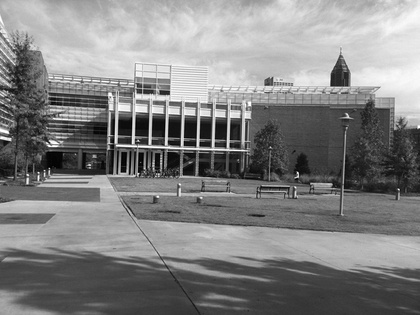
%> input picture src/CornerDetector_SIFT/SIFT_Warp/simA.jpg, 420 x 315 px, shrunk from 640 x 480 before the run
$ octave p3_3x.m   (GNU Octave 9; MATLAB toolbox functions it lacks are replaced by stand-ins)
%> lines starting %> are read from the running program, lines starting %| are printed output that depends on the picture; in (x1, y1, x2, y2) boxes, pixels count from 0 and x2, y2 are one past the last pixel; in counts of white or black regions, pixels touching at a corner belong together; the program's own positions count from 1
### src/CornerDetector_SIFT/SIFT_Warp/find_matching.m
function [ka, kb] = find_matching(A,B)
[r,c] = size(A);
A = single(A);
[F_a, D_a] = find_feature(A);
B = single(B);
[F_b, D_b] = find_feature(B);
M = vl_ubcmatch(D_a,D_b);
N = size(M,2);
ka = zeros(2,N);
kb = ka;
for i = 1:N
    ka(:,i) = F_a(1:2,M(1,i));
    kb(:,i) = F_b(1:2,M(2,i));
end
end

### src/CornerDetector_SIFT/SIFT_Warp/find_feature.m
function [F_out, D] = find_feature(A)
[r,c] = size(A);

%Prefilter the image
sigma = 0.5; %Lightly prefilter the image
A = imfilter(A,fspecial('gaussian',6*sigma,sigma));

%Find image gradient
[Ix, Iy] = imgradientxy(A);

%Find Harris Output
R_raw = harris_output(A);
R = harris_refine(R_raw);

%Compute the angle
Rot = zeros(r,c);
for i = 1:r
    for j = 1:c
        Rot(i,j) = atan2(Iy(i,j),Ix(i,j));
    end
end

%Find number of features
[rr cc] = find(R>0);
N = length(rr);

%Build feature matrix
f_in = ones(4,N);
for i = 1:N
    f_in(1,i) = cc(i);
    f_in(2,i) = rr(i);
    f_in(4,i) = Rot(rr(i),cc(i));
end

%Draw frame
A = single(A);
[F_out, D] = vl_sift(A, 'frames', f_in);
end

### src/CornerDetector_SIFT/SIFT_Warp/harris_output.m
function R = harris_output(A)
[r,c] = size(A);
alpha = 0.05;
win_radi = 3; %Weight gaussian window radius
sigma = 0.5; %Lightly prefilter the image
%w = ones*(2*win_radi+1)/(2*win_radi+1);%Window weight function
w = fspecial('gaussian', 2*win_radi+1, win_radi/3);%Gaussian window weight function
R = zeros(r,c);

%Prefilter the image
A = imfilter(A,fspecial('gaussian',6*sigma,sigma));

%Find image gradient
[Ax,Ay] = imgradientxy(A);

%Find Harris Output
for i = 1+win_radi:r-win_radi
    for j = 1+win_radi:c-win_radi
        M = zeros(2,2);
        Ix = Ax(i-win_radi:i+win_radi,j-win_radi:j+win_radi);
        Iy = Ay(i-win_radi:i+win_radi,j-win_radi:j+win_radi);
        Ix2 = Ix.^2;
        Iy2 = Iy.^2;
        M(1,1) = sum(sum(w.*Ix2));
        M(1,2) = sum(sum(w.*Ix.*Iy));
        M(2,1) = M(1,2);
        M(2,2) = sum(sum(w.*Iy2));
        R(i,j) = det(M) - alpha*trace(M)^2;
    end
end
end

### src/CornerDetector_SIFT/SIFT_Warp/harris_refine.m
function R_new = harris_refine(R_old)
R_new = R_old;
thresh = 0.1;
win_nms = 2; %Window for non-maximal-suppression
[r,c] = size(R_new);

for i = 1:r
    for j = 1:c
        if R_new(i,j) < thresh
            R_new(i,j) = 0;
        end
    end
end
for i = 1:r
    for j = 1:c
        if R_new(i,j) > 0
            if R_new(i,j) < max(max(R_new(i-win_nms:i+win_nms,j-win_nms:j+win_nms)))
                R_new(i,j) = 0;
            end
        end
    end
end
end

### src/CornerDetector_SIFT/SIFT_Warp/p3_3x.m
A = im2double(imread('simA.jpg'));
%> A: size 315x420 double; min 0, max 1, mean 0.512
B = im2double(imread('simB.jpg'));
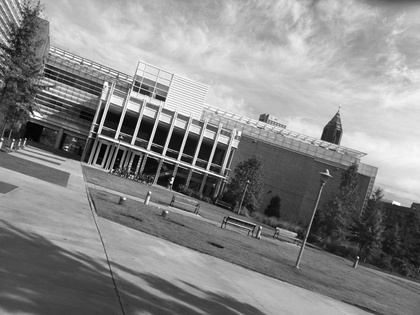
%> input picture src/CornerDetector_SIFT/SIFT_Warp/simB.jpg, 420 x 315 px, shrunk from 640 x 480 before the run
%> B: size 315x420 double; min 0, max 1, mean 0.533

[rr,cc] = size(A);
%> rr = 315; cc = 420
[ka, kb] = find_matching(A,B);
%> in find_feature, `[Ix, Iy] = imgradientxy(A);`:
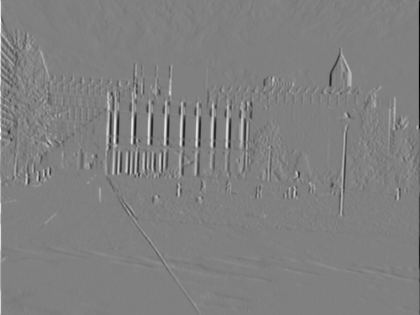
%> Ix: size 315x420 single; min -3.88, max 3.82, mean 0.000696; drawn with min black and max white
%> in find_feature, `[Ix, Iy] = imgradientxy(A);`:
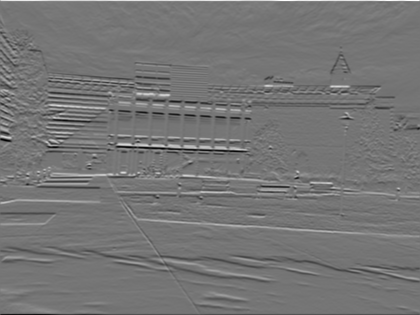
%> Iy: size 315x420 single; min -3.04, max 3.54, mean -0.00458; drawn with min black and max white
%> after the loop in harris_output, `for i = 1+win_radi:r-win_radi`:
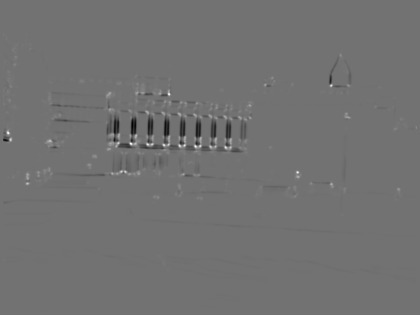
%> R: size 315x420 double; min -0.948, max 1.17, mean -0.003; drawn with min black and max white
%> after the loop in harris_output, `for i = 1+win_radi:r-win_radi`: M = [0.0108 -0.0125; -0.0125 0.0656]
%> after the loop in harris_refine, `for i = 1:r`:
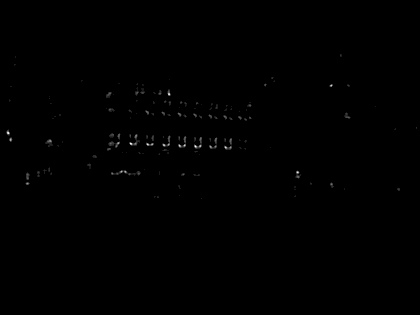
%> R_new: size 315x420 double; min 0, max 1.17, mean 0.00246; drawn with min black and max white
%> after the loop in harris_refine, `for i = 1:r`:
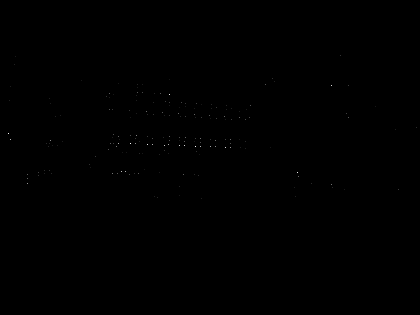
%> R_new: size 315x420 double; 0.88% of pixels changed, all inside (x1, y1, x2, y2) = (6, 54, 417, 198); drawn with min black and max white
%> after the loop in find_feature, `for i = 1:r`:
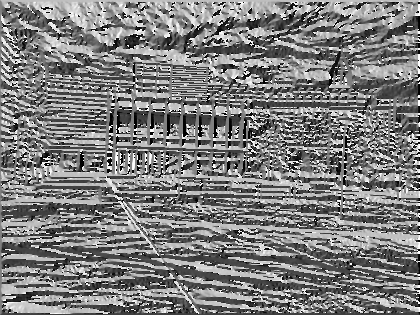
%> Rot: size 315x420 double; min -3.14, max 3.14, mean -0.036; drawn with min black and max white
%> in find_feature, `[rr cc] = find(R>0);`: rr = 188 values from 56 to 199; cc = 188 values from 9 to 417
%> in find_feature, `N = length(rr);`: N = 188
%> after the loop in find_feature, `for i = 1:N`: f_in = 188 columns, first 8: [9 10 11 11 15 16 28 28; 134 101 87 140 65 57 175 179; 1 1 1 1 1 1 1 1; -2.3 -2.58 -2 -3 -1.72 3.06 1.24 1.07]
%> the run ends on the next line
